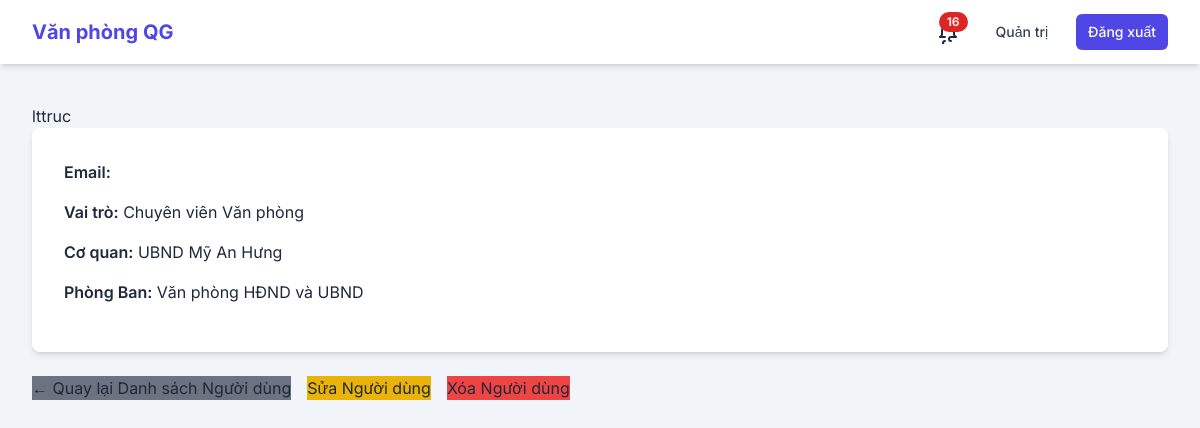
Page /users/users/5/ (signed in) on the committed database.
### users/models.py (models this page shows)
class CustomUser(AbstractUser):
    class Role(models.TextChoices):
        LANH_DAO_CO_QUAN = 'LANH_DAO_CO_QUAN', 'Lãnh đạo Cơ quan'
        LANH_DAO_VAN_PHONG = 'LANH_DAO_VAN_PHONG', 'Lãnh đạo Văn phòng'
        LANH_DAO_PHONG = 'LANH_DAO_PHONG', 'Lãnh đạo Phòng'
        CHUYEN_VIEN_VAN_PHONG = 'CHUYEN_VIEN_VAN_PHONG', 'Chuyên viên Văn phòng'
        CHUYEN_VIEN_PHONG = 'CHUYEN_VIEN_PHONG', 'Chuyên viên Phòng'
        CHUYEN_VIEN = 'CHUYEN_VIEN', 'Chuyên viên'
    role = models.CharField(max_length=50, choices=Role.choices, default=Role.CHUYEN_VIEN_PHONG)
    co_quan = models.ForeignKey('core.CoQuan', on_delete=models.CASCADE, null=True, blank=True)
    phong_ban = models.ForeignKey('core.PhongBan', on_delete=models.CASCADE, null=True, blank=True)
    zalo_user_id = models.CharField(max_length=255, blank=True, null=True, verbose_name='Zalo User ID')

### core/models.py (models this page shows, shortened)
class CoQuan(models.Model):
    name = models.CharField(max_length=255)

class PhongBan(models.Model):
    name = models.CharField(max_length=255)
    co_quan = models.ForeignKey(CoQuan, on_delete=models.CASCADE)

### users/views.py (the view, shortened to what this page needs)
# urls.py: path('users/<int:pk>/', views.user_detail, name='user_detail'),
@login_required
def user_detail(request, pk):
    user_obj = get_object_or_404(CustomUser, pk=pk)
    user = request.user
    if user.is_superuser or user.role == CustomUser.Role.LANH_DAO_CO_QUAN:
        pass # Global view
    elif user.role == CustomUser.Role.LANH_DAO_PHONG:
        if user.phong_ban and user_obj.phong_ban == user.phong_ban and user_obj.role == CustomUser.Role.CHUYEN_VIEN_PHONG:
            pass
        else:
            messages.error(request, 'Bạn không có quyền truy cập người dùng này.')
            return redirect('user_list')
    elif user.role == CustomUser.Role.CHUYEN_VIEN_VAN_PHONG or user.role == CustomUser.Role.CHUYEN_VIEN_PHONG:
        if user_obj.pk == user.pk:
            pass
        else:
            messages.error(request, 'Bạn không có quyền truy cập người dùng này.')
            return redirect('user_list')
    else:
        messages.error(request, 'Bạn không có quyền truy cập người dùng này.')
        return redirect('user_list')
    return render(request, 'users/user_detail.html', {'user': user_obj})

### users/templates/users/user_detail.html (shortened to what this page needs)
{% extends 'core/base.html' %}
{% load i18n %}
{% block content %}
    <div class="form-container">
        <h1 class="form-title">{{ user.username }}</h1>
        <div class="bg-white shadow-md rounded-lg p-8 mb-6">
            <p class="mb-4"><strong class="font-semibold">{% trans "Email" %}:</strong> {{ user.email }}</p>
            <p class="mb-4"><strong class="font-semibold">{% trans "Vai trò" %}:</strong> {{ user.get_role_display }}</p>
            {% if user.co_quan %}
                <p class="mb-4"><strong class="font-semibold">{% trans "Cơ quan" %}:</strong> {{ user.co_quan.name }}</p>
            {% endif %}
            {% if user.phong_ban %}
                <p class="mb-4"><strong class="font-semibold">{% trans "Phòng Ban" %}:</strong> {{ user.phong_ban.name }}</p>
            {% endif %}
        </div>
        <div class="flex space-x-4 mt-6">
            <a href="{% url 'user_list' %}" class="form-button bg-gray-500 hover:bg-gray-700">{% trans "← Quay lại Danh sách Người dùng" %}</a>
            <a href="{% url 'user_update' user.pk %}" class="form-button bg-yellow-500 hover:bg-yellow-700">{% trans "Sửa Người dùng" %}</a>
            <a href="{% url 'user_delete' user.pk %}" class="form-button bg-red-500 hover:bg-red-700">{% trans "Xóa Người dùng" %}</a>
        </div>
    </div>
{% endblock %}

### core/templates/core/base.html (style rules this page uses)
body { font-family: 'Inter', sans-serif; }

### rows in the picture
CustomUser: username "lttruc", role "Chuyên viên Văn phòng", co_quan.name "UBND Mỹ An Hưng", phong_ban.name "Văn phòng HĐND và UBND"
